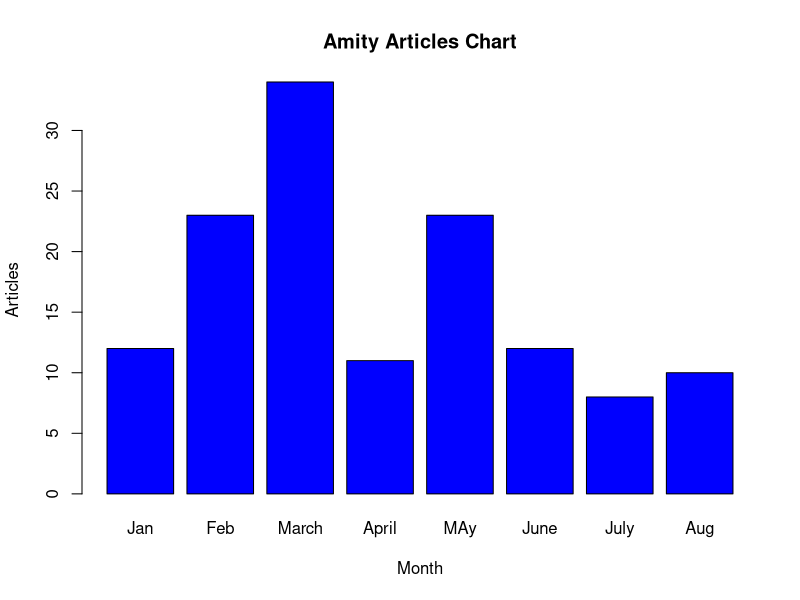

Reproduce this figure in R.
v <- c(12,23,34,11,23,12,8,10)
b <- c("Jan", "Feb","March","April","MAy","June","July","Aug")

barplot(v, names.arg = b, xlab = "Month", ylab = "Articles", col = "blue",
        main = "Amity Articles Chart")